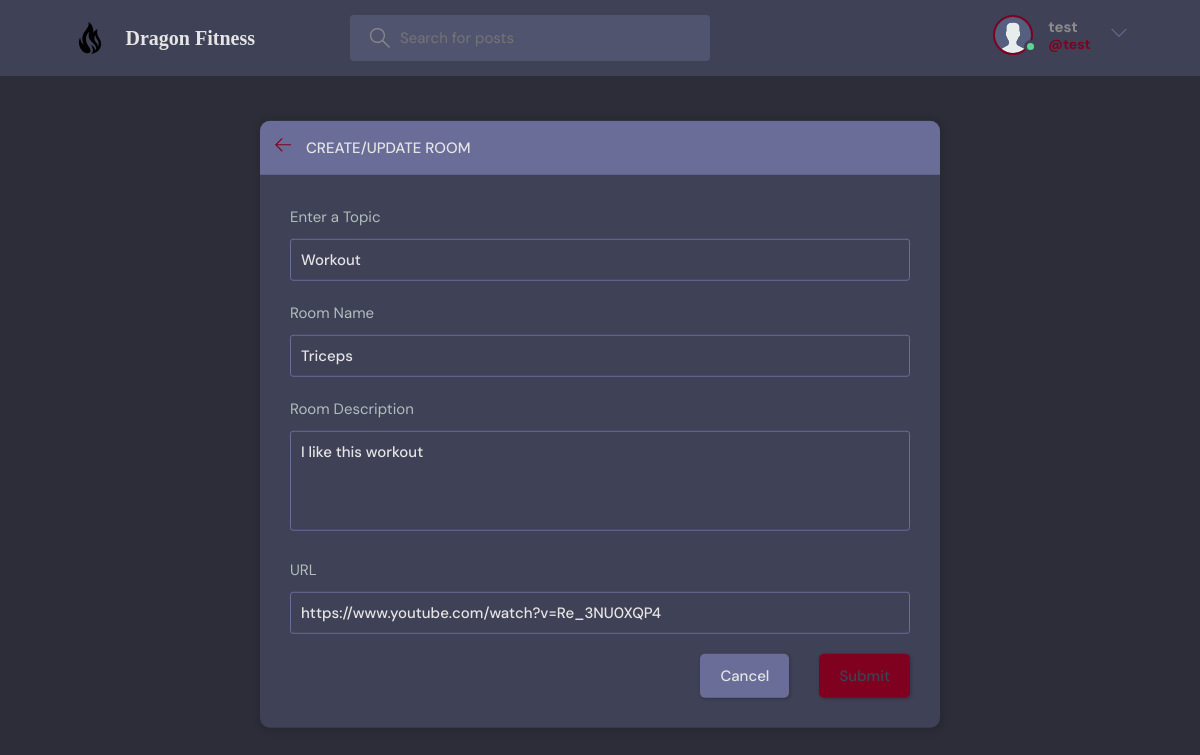
The page /update-room/2/ (signed in) on the database its author committed.
### playground/models.py (models this page shows, shortened)
class User(AbstractUser):
    name = models.CharField(max_length=200, null=True)
    email = models.EmailField(unique=True, null=True)
    bio = models.TextField(null=True)
    avatar = models.ImageField(null=True, default="avatar.svg")
    USERNAME_FIELD = 'email'
    REQUIRED_FIELDS = []

class Room(models.Model):
    host = models.ForeignKey(User, on_delete=models.SET_NULL, null=True)
    topic = models.ForeignKey(Topic, on_delete=models.SET_NULL, null=True)
    name = models.CharField(max_length=200)
    description = models.TextField(null=True, blank=True)
    participants = models.ManyToManyField(User, related_name='participants', blank=True)
    url = EmbedVideoField(null=True)
    updated = models.DateTimeField(auto_now=True)
    created = models.DateTimeField(auto_now_add=True)
    image = models.ImageField(null=True, upload_to='media')
    class Meta:
        ordering = ['-updated', '-created']

class Topic(models.Model):
    name = models.CharField(max_length=200)

### playground/views.py (the view, shortened to what this page needs)
# urls.py: path('update-room/<str:pk>/', views.updateRoom, name="update-room"),
@login_required(login_url='login')
def updateRoom(request, pk):
    room = Room.objects.get(id=pk)
    form = RoomForm(instance=room)
    topics = Topic.objects.all()
    if request.user != room.host:
        return HttpResponse('You are not allowed here')
    context = {'form': form, 'topics': topics, 'room': room}
    return render(request, 'playground/room_form.html', context)

### playground/forms.py
class RoomForm(ModelForm):
    class Meta:
        model = Room
        fields = '__all__'
        exclude = ['host', 'participants']

### playground/templates/playground/room_form.html (shortened to what this page needs)
{% extends 'main.html' %}
{% block content %}
<main class="create-room layout">
  <div class="container">
    <div class="layout__box">
      <div class="layout__boxHeader">
        <div class="layout__boxTitle">
          <a href="{% url 'home' %}">
            <svg version="1.1" xmlns="http://www.w3.org/2000/svg" width="32" height="32" viewBox="0 0 32 32">
              <title>arrow-left</title>
              <path
                d="M13.723 2.286l-13.723 13.714 13.719 13.714 1.616-1.611-10.96-10.96h27.625v-2.286h-27.625l10.965-10.965-1.616-1.607z">
              </path>
            </svg>
          </a>
          <h3>Create/Update Room</h3>
        </div>
      </div>
      <div class="layout__body">
        <form class="form" action="" method="POST">
          <div class="form__group">
            <label for="room_topic">Enter a Topic</label>
            <input required type="text" value="{{room.topic.name}}" name="topic" list="topic-list">
          </div>
          <div class="form__group">
            <label for="room_name">Room Name</label>
            {{form.name}}
          </div>
          <div class="form__group">
            <label for="room_description">Room Description</label>
            {{form.description}}
          </div>
          <div class="form__group">
            <label for="room_url">URL</label>
            {{form.url}}
          </div>
          <div class="form__action">
            <a class="btn btn--dark" href="{{request.META.HTTP_REFERER}}">Cancel</a>
            <button class="btn btn--main" type="submit">Submit</button>
          </div>
        </form>
      </div>
    </div>
  </div>
</main>
{% endblock content %}

### templates/navbar.html (shortened to what this page needs)
{% load static %}
<header class="header header--loggedIn">
      <div class="container">
        <a href="{% url 'home' %}" class="header__logo">
          <img src="{% static 'images/fire.svg' %}" />
          <h1>
            <strong style="font-family: MV Boli"> Dragon Fitness</strong>
          </h1>
        </a>
        <form class="header__search" method="GET" action="{% url 'home' %}">
          <label>
            <input name="q" placeholder="Search for posts" />
          </label>
        </form>
        <nav class="header__menu">
          {% if request.user.is_authenticated %}
          <div class="header__user">
            <a href="{% url 'user-profile' user.id %}">
              <div class="avatar avatar--medium active">
                <img src="{{request.user.avatar.url}}" />
              </div>
              <p> <strong>{{request.user.username}}</strong> <span><strong>@{{request.user.username}}</strong></span></p>
            </a>
            <button class="dropdown-button">
              <svg version="1.1" xmlns="http://www.w3.org/2000/svg" width="32" height="32" viewBox="0 0 32 32">
                <title>chevron-down</title>
                <path d="M16 21l-13-13h-3l16 16 16-16h-3l-13 13z"></path>
              </svg>
            </button>
          </div>
          {% else %}
           <a href="{% url 'login' %}">
            <img src="{% static 'images/avatar.svg' %}" />
            <p>Login</p>
          </a>
            {% endif %}
        </nav>
      </div>
    </header>

### rows shown on the page
User: user.avatar (placeholder picture), user.username "test"
Room: topic "Workout", name "Triceps", description "I like this workout", url "https://www.youtube.com/watch?v=Re_3NU0XQP4"
